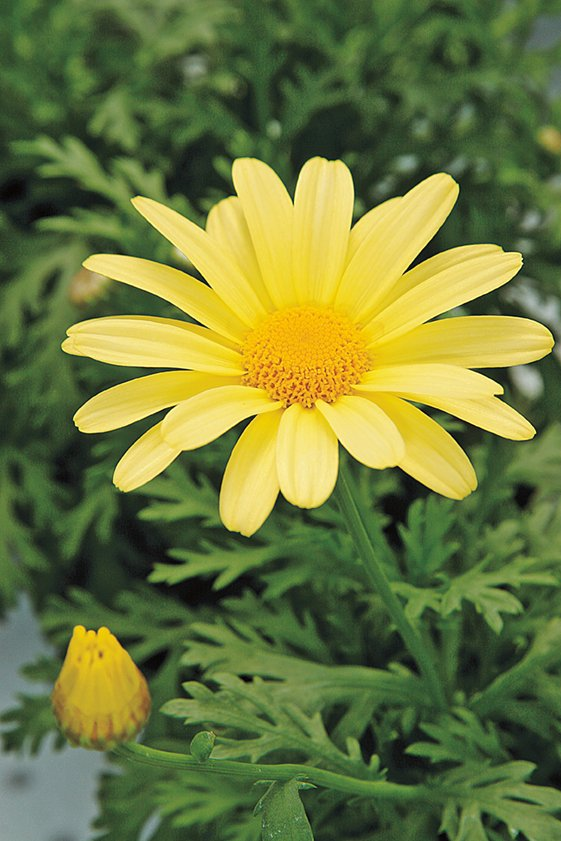
#> input picture a1images/daisy.jpg, 561 x 841 px
$ jupyter execute Question_9.ipynb
#> lines starting #> are read from the running program, lines starting #| are printed output that depends on the picture
## 9. Segmentation of an Image

[cell 1]
import numpy as np
import matplotlib.pyplot as plt
import cv2 as cv

[cell 2]
# Import images
daisy = cv.imread('a1images/daisy.jpg')
#> daisy is the input picture: shape (841, 561, 3); mean B, G, R 60.7, 120.3, 108.5
assert daisy is not None

# Create a mask and foreground, background models to initialize GrabCut algorithm
mask = np.zeros(daisy.shape[:2],np.uint8)

background_model = np.zeros((1,65),np.float64)
foreground_model = np.zeros((1,65),np.float64)

rect = (50,100,550,490) # Define rectangles around the foreground
cv.grabCut(daisy,mask,rect,background_model,foreground_model,5,cv.GC_INIT_WITH_RECT)# Apply Grabcut algorithm

mask2 = np.where((mask==2)|(mask==0),0,1).astype('uint8')# Modify the mask

# Extract the foreground by multiplying the mask with the image
foreground_img = daisy * mask2[:, :, np.newaxis]
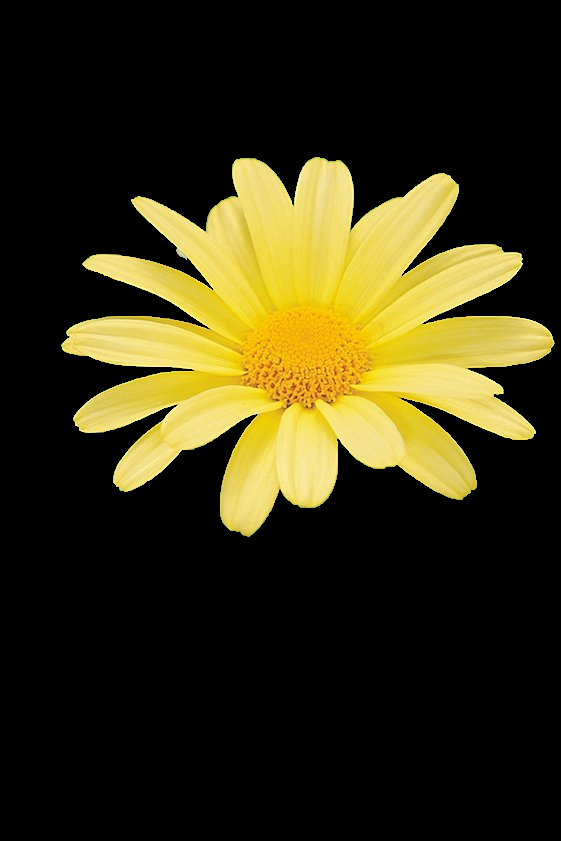
#> foreground_img: shape (841, 561, 3); mean B, G, R 19.1, 47.9, 53.6

# Extract the background by subtracting the foreground from the original image
background_img = cv.subtract(daisy, foreground_img)
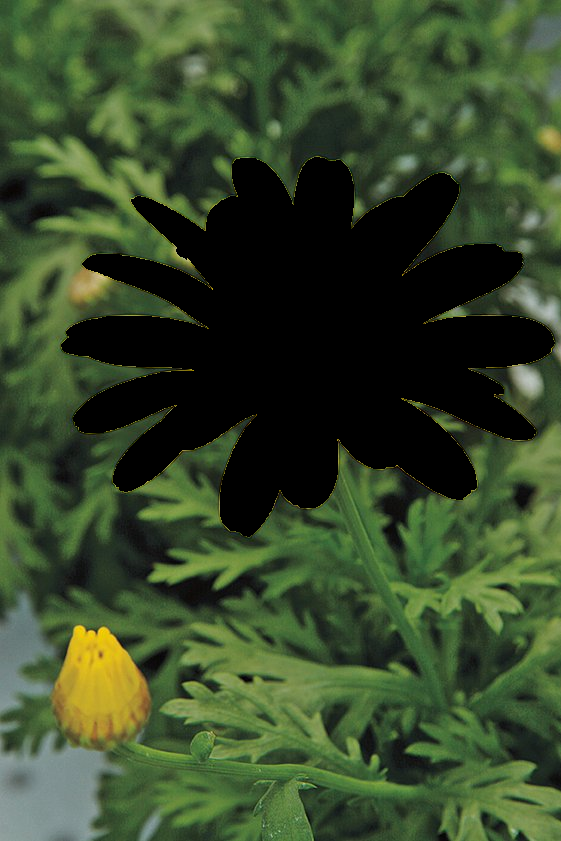
#> background_img: shape (841, 561, 3); mean B, G, R 41.6, 72.4, 54.9

# Show the results
fig, axs = plt.subplots(1, 3, figsize=(12, 6))

axs[0].imshow(mask2, cmap='gray')
axs[0].set_title('Segmentation Mask')
axs[0].axis('off')

axs[1].imshow(cv.cvtColor(foreground_img, cv.COLOR_BGR2RGB))
axs[1].set_title('Foreground Image')
axs[1].axis('off')

axs[2].imshow(cv.cvtColor(background_img, cv.COLOR_BGR2RGB))
axs[2].set_title('Background Image')
axs[2].axis('off')

plt.tight_layout()
plt.show()
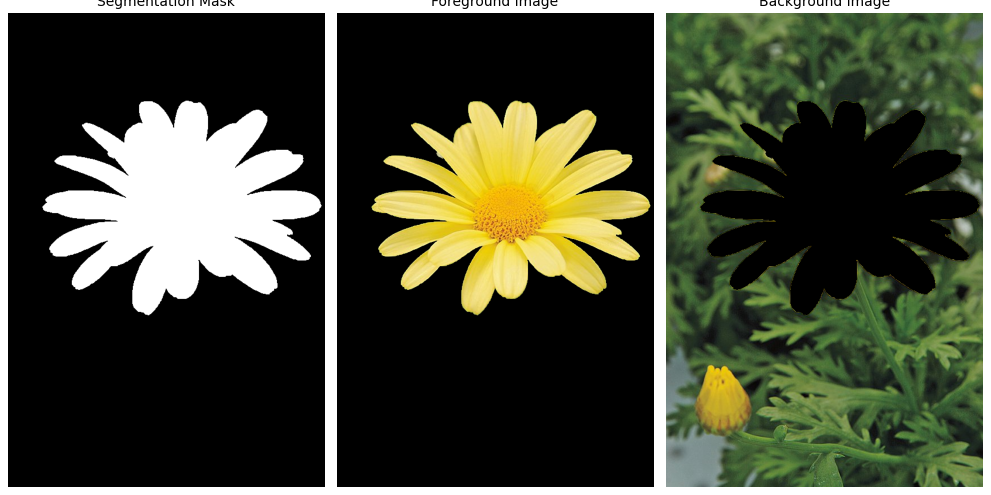
#> figure drawn by matplotlib, 3 panels

[cell 3]
# Apply Gaussian blur to the background
blurred_background = cv.GaussianBlur(background_img, (25, 25), 3)

# Join image
blurred = cv.add(foreground_img, blurred_background)

# Show the results
fig, axs = plt.subplots(1, 2, figsize=(12, 6))

axs[0].imshow(cv.cvtColor(daisy, cv.COLOR_BGR2RGB))
axs[0].set_title('Original')
axs[0].axis('off')

axs[1].imshow(cv.cvtColor(blurred, cv.COLOR_BGR2RGB))
axs[1].set_title('Background blurred image')
axs[1].axis('off')

plt.tight_layout()
plt.show()
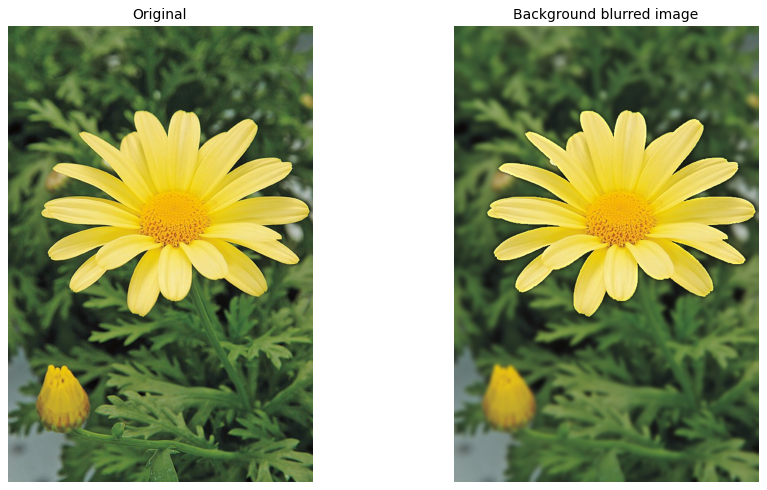
#> figure drawn by matplotlib, 2 panels

$ run again, with a1images/highlights_and_shadows.jpg copied over a1images/daisy.jpg
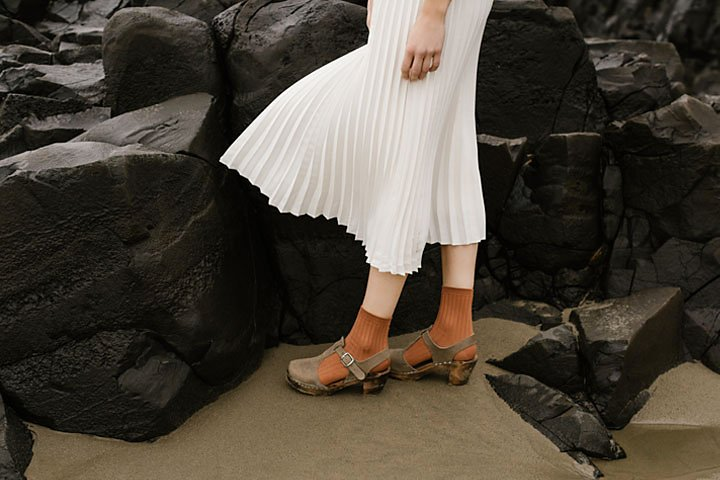
#> input picture a1images/highlights_and_shadows.jpg, 720 x 480 px
#> daisy is the input picture: shape (480, 720, 3); mean B, G, R 58.1, 68.6, 75.7
#> `foreground_img = daisy * mask2[:, :, np.newaxis]`:
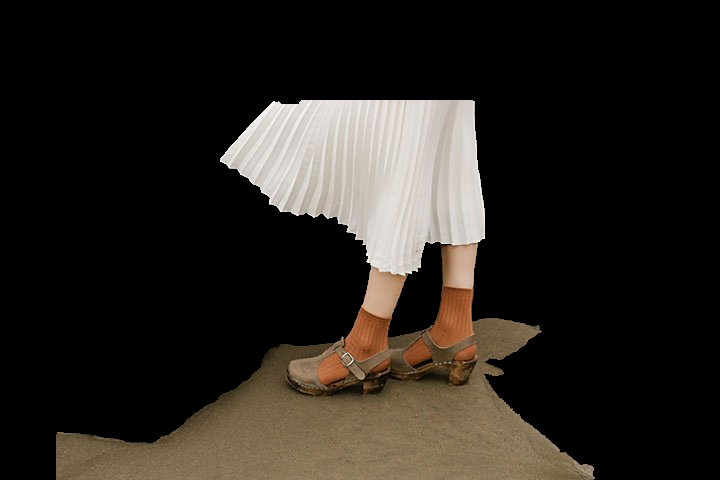
#> foreground_img: shape (480, 720, 3); mean B, G, R 30.3, 35.4, 39.7
#> `plt.show()`:
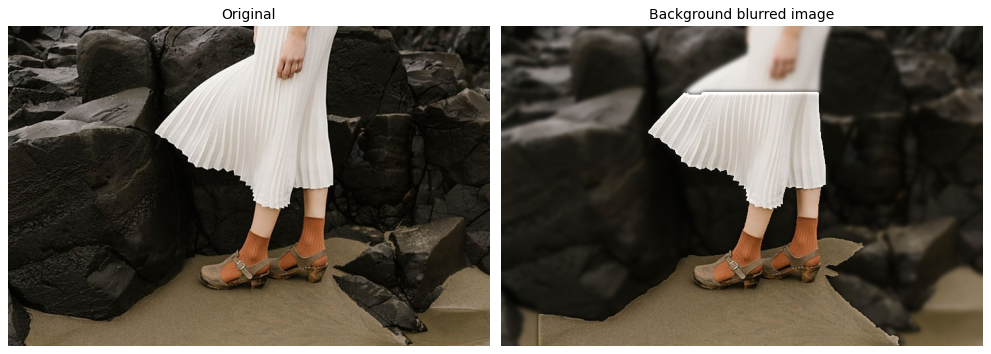
#> figure drawn by matplotlib, 2 panels
